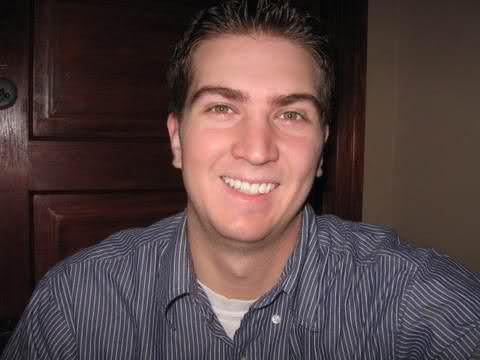
%> input picture training_img1.jpg, 480 x 360 px
$ octave CalculateWeights.m   (GNU Octave 9; MATLAB toolbox functions it lacks are replaced by stand-ins)
%> lines starting %> are read from the running program, lines starting %| are printed output that depends on the picture; long printed decimals are rounded
### Sigmite.m
function [ b] = Sigmite( a )
disp('a');
disp(a);
b= 1/(1+exp(-a));
disp('sigmite');
disp(b);
end


### OutputLayerError.m
function [err]= OutputLayerError(r,y)
 disp('y');
 disp(y);
 disp('r');
 disp(r);
 err=(r-y)*y*(1-y);
 disp('error');
 disp(err);
end

### UpdateWeights.m
function [w] = UpdateWeights(wei,inp,r,y)
    eta= 0.1;
    eror= OutputLayerError(r,y);
    tmp=eta*eror;
    disp('tmp');
    disp(tmp);
    tmp1=tmp*inp;
    disp('tmp1');
    w=wei+tmp1;
end

### Threshold.m
function [thres]= Threshold(sig)
if(sig<0.5)
    thres=0;
else
    thres=1;
end
end

### CalculateWeights.m
clear all;

check=1;
w= rand(120);
j="/TrainingFemale/training_img1.jpg";
FDetect = vision.CascadeObjectDetector;
I = imread(j);
%> I is the input picture: size 360x480x3 uint8; mean R, G, B 84.9, 66, 65.6
BB = step(FDetect,I);
%> BB = [165 40 183 183]
I2= imcrop(I,BB);
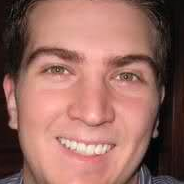
%> I2: size 184x184x3 uint8; mean R, G, B 151.2, 105.5, 96.5
I3= imresize(I2,[120 120]);
img= rgb2gray(I3);
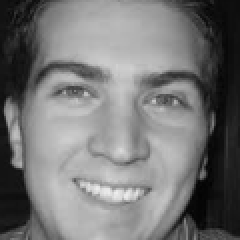
%> img: size 120x120 uint8 (shown 2 times larger); min 3, max 238, mean 118.1
imshow(img);

while check==1
   mul=double(img);
   w1= w.*mul;
   a=sum(sum(w1));
   y=Sigmite(a);
   check = Threshold(y);
   if(check==0)
       dlmwrite('Weights.txt',w);
   else
       w=UpdateWeights(w,mul,0.4,y-0.1);
       %disp(w1-w);
   end
end
%> this loop made 2 passes
%> (a, b in Sigmite, y, check, eror in UpdateWeights, tmp in UpdateWeights) on pass 1: (850559.5, 1, 1, 1, -0.045, -0.0045)
%> (a, b in Sigmite, y, check) on pass 2: (-316241, 0, 0, 0)
%| 8.5056e+05
%| 1
%| 0.9000
%| -0.045
%| -4.5000e-03
%| -3.1624e+05
%| 0
%> pass 1, `w1= w.*mul;`:
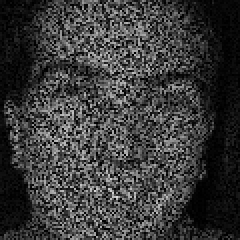
%> w1: size 120x120 double (shown 2 times larger); min 0.00419, max 218.2, mean 59.1
%> pass 1, in UpdateWeights, `tmp1=tmp*inp;`:
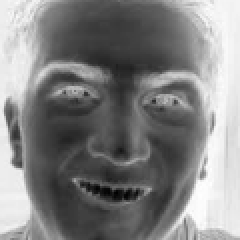
%> tmp1: size 120x120 double (shown 2 times larger); min -1.07, max -0.0135, mean -0.532; drawn with min black and max white
%> pass 1, in UpdateWeights, `w=wei+tmp1;`:
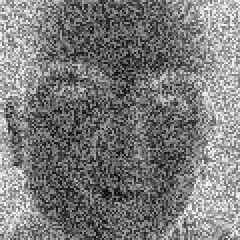
%> w: size 120x120 double (shown 2 times larger); min -0.965, max 0.975, mean -0.0324; drawn with min black and max white

$ run again, with training_img2.jpg copied over training_img1.jpg
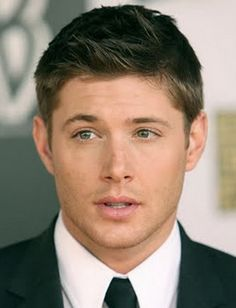
%> input picture training_img2.jpg, 236 x 308 px
%> I is the input picture: size 308x236x3 uint8; mean R, G, B 144.8, 130.1, 114.6
%> BB = [39 74 157 157]
%> the loop `while check==1` made 2 passes
%> (a, b in Sigmite, y, check, eror in UpdateWeights, tmp in UpdateWeights) on pass 1: (1069425.8, 1, 1, 1, -0.045, -0.0045)
%> (printed output is left out)
%> pass 1, `w1= w.*mul;`:
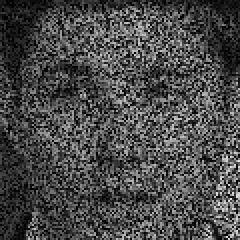
%> w1: size 120x120 double (shown 2 times larger); min 0.00389, max 224.6, mean 74.3
%> pass 1, in UpdateWeights, `w=wei+tmp1;`:
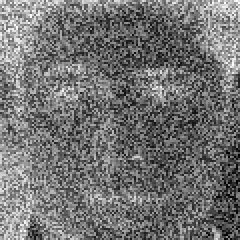
%> w: size 120x120 double (shown 2 times larger); min -1.01, max 0.856, mean -0.17; drawn with min black and max white
